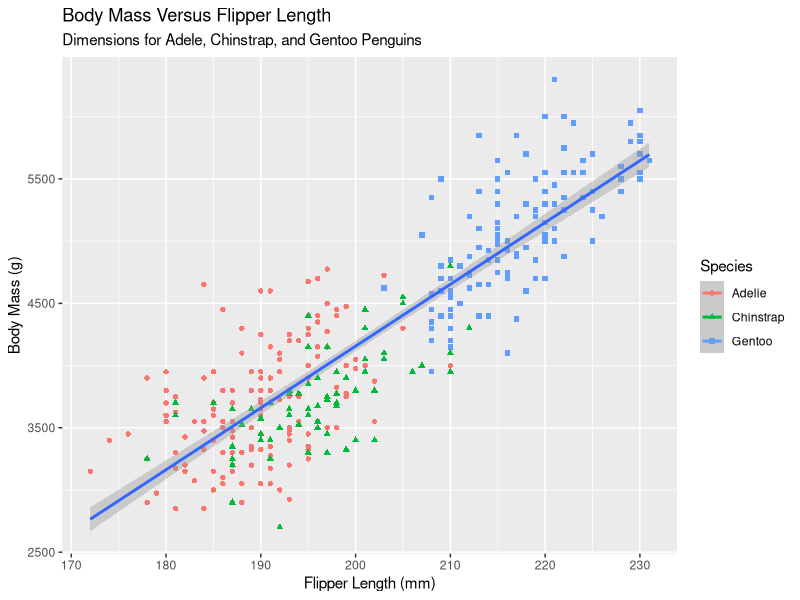

Recreate this plot in R.
library(ggplot2)
library(palmerpenguins)
ggplot(data = penguins, mapping = aes(x = flipper_length_mm, 
                                      y = body_mass_g, 
                                     color = species))+
  geom_point(mapping = aes(color = species, shape = species)) +
  geom_smooth(method = "lm", mapping = aes(color = body_mass_g))+
  labs(title = "Body Mass Versus Flipper Length",
       subtitle = "Dimensions for Adele, Chinstrap, and Gentoo Penguins",
       x = "Flipper Length (mm)",
       y = "Body Mass (g)",
       color = "Species", shape = "Species")
